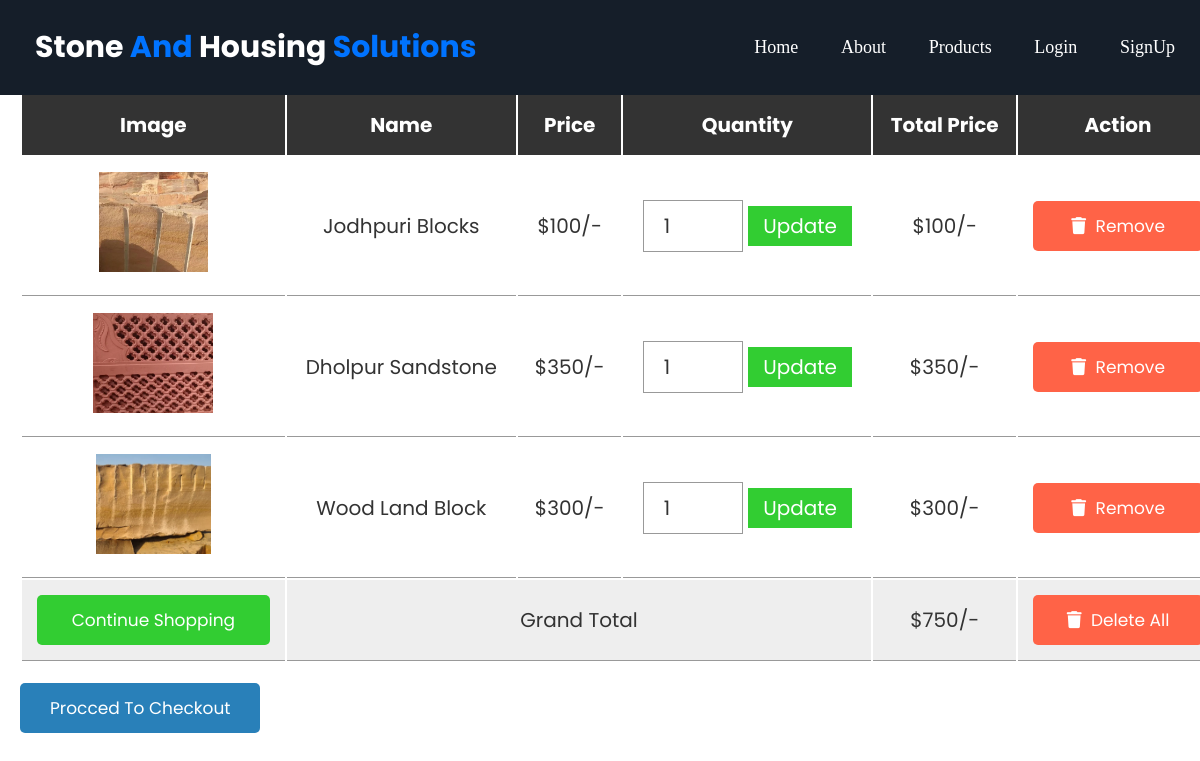
The app's page /cart.php with its own data.
### tables this page shows
CREATE TABLE `cart` (
  `id` int(100) NOT NULL,
  `name` varchar(255) NOT NULL,
  `price` varchar(255) NOT NULL,
  `image` varchar(255) NOT NULL,
  `quantity` int(255) NOT NULL
);

### cart.php (the view, shortened to what this page needs)
<!DOCTYPE html>
<html lang="en">
<head>
   <link rel="stylesheet" href="https://cdnjs.cloudflare.com/ajax/libs/font-awesome/6.0.0/css/all.min.css">
   <link rel="stylesheet" href="admin\css\style.css">
</head>
<body>
<?php include 'includes/header.php'; ?>
<div class="container">
<section class="shopping-cart">
   <h1 class="heading">shopping cart</h1>
   <table>
      <thead>
         <th>image</th>
         <th>name</th>
         <th>price</th>
         <th>quantity</th>
         <th>total price</th>
         <th>action</th>
      </thead>
      <tbody>
         <?php
         $select_cart = mysqli_query($conn, "SELECT * FROM `cart`");
         $grand_total = 0;
         if(mysqli_num_rows($select_cart) > 0){
            while($fetch_cart = mysqli_fetch_assoc($select_cart)){
         ?>
         <tr>
            <td><img src="admin/uploaded_img/<?php echo $fetch_cart['image']; ?>" height="100" alt=""></td>
            <td><?php echo $fetch_cart['name']; ?></td>
            <td>$<?php echo number_format($fetch_cart['price']); ?>/-</td>
            <td>
               <form action="" method="post">
                  <input type="number" name="update_quantity" min="1"  value="<?php echo $fetch_cart['quantity']; ?>" >
                  <input type="submit" value="update" name="update_update_btn">
               </form>
            </td>
            <td>$<?php echo $sub_total = number_format($fetch_cart['price'] * $fetch_cart['quantity']); ?>/-</td>
            <td><a href="cart.php?remove=<?php echo $fetch_cart['id']; ?>" onclick="return confirm('remove item from cart?')" class="delete-btn"> <i class="fas fa-trash"></i> remove</a></td>
         </tr>
         <?php
           $grand_total += $sub_total;
            };
         };
         ?>
         <tr class="table-bottom">
            <td><a href="products.php" class="option-btn" style="margin-top: 0;">continue shopping</a></td>
            <td colspan="3">grand total</td>
            <td>$<?php echo $grand_total; ?>/-</td>
            <td><a href="cart.php?delete_all" onclick="return confirm('are you sure you want to delete all?');" class="delete-btn"> <i class="fas fa-trash"></i> delete all </a></td>
         </tr>
      </tbody>
   </table>
   <div class="checkout-btn">
      <a href="checkout.php" class="btn <?= ($grand_total > 1)?'':'disabled'; ?>">procced to checkout</a>
   </div>
</section>
</div>
</body>
</html>

### includes/header.php (shortened to what this page needs)
<!DOCTYPE html>
<html lang="en">
<head>
  <link rel="stylesheet" href="Css/header.css">
  <link rel="stylesheet" href="https://cdnjs.cloudflare.com/ajax/libs/font-awesome/6.5.2/css/all.min.css" />
</head>
<body>
  <header>
    <h2 class="logo">Stone&nbsp;<span>And</span> Housing&nbsp;<span>Solutions</span></h2>
    <nav class="navigation">
      <a href="index.php">Home</a>
      <a href="aboutUs.php">About</a>
      <a href="products.php">Products</a>
      <?php if (!isset($_SESSION['user_id'])) : ?>
        <a href="login.php">Login</a>
        <a href="signup.php">SignUp</a>
      <?php endif; ?>
    </nav>
  </header>
</body>
</html>

### admin/css/style.css (style rules this page uses)
:root { --blue:#2980b9; --red:tomato; --orange:#32CD32 ; --black:#333; --white:#fff; --bg-color:#eee; --dark-bg:rgba(0,0,0,.7); --box-shadow:0 .5rem 1rem rgba(0,0,0,.1); --border:.1rem solid #999; }
* { font-family: 'Poppins', sans-serif; margin:0; padding:0; box-sizing: border-box; outline: none; border:none; text-decoration: none; text-transform: capitalize; }
html { font-size: 62.5%; overflow-x: hidden; }
.container { max-width: 1200px; margin:0 auto; }
section { padding:2rem; }
.heading { text-align: center; font-size: 3.5rem; text-transform: uppercase; color:var(--black); margin-bottom: 2rem; }
.btn, .option-btn, .delete-btn { display: block; width: 100%; text-align: center; background-color: var(--blue); color:var(--white); font-size: 1.7rem; padding:1.2rem 3rem; border-radius: .5rem; cursor: pointer; margin-top: 1rem; }
.option-btn i, .delete-btn i { padding-right: .5rem; }
.option-btn { background-color: var(--orange); }
.delete-btn { margin-top: 0; background-color: var(--red); }
.shopping-cart table { text-align: center; width: 100%; }
.shopping-cart table thead th { padding:1.5rem; font-size: 2rem; color:var(--white); background-color: var(--black); }
.shopping-cart table tr td { border-bottom: var(--border); padding:1.5rem; font-size: 2rem; color:var(--black); }
.shopping-cart table input[type="number"] { border: var(--border); padding:1rem 2rem; font-size: 2rem; color:var(--black); width: 10rem; }
.shopping-cart table input[type="submit"] { padding:.5rem 1.5rem; cursor: pointer; font-size: 2rem; background-color: var(--orange); color:var(--white); }
.shopping-cart table .table-bottom { background-color: var(--bg-color); }
.shopping-cart .checkout-btn { text-align: center; margin-top: 1rem; }
.shopping-cart .checkout-btn a { display: inline-block; width: auto; }
@media (max-width:1200px) { .shopping-cart { overflow-x: scroll; } }
@media (max-width:1200px) { .shopping-cart table { width: 120rem; } }
@media (max-width:1200px) { .shopping-cart .heading { text-align: left; } }
@media (max-width:1200px) { .shopping-cart .checkout-btn { text-align: left; } }

### Css/header.css (style rules this page uses)
header { position: fixed; top: 0; left: 0; width: 100%; padding: 5px; background: #151e29; display: -webkit-box; display: -ms-flexbox; display: flex; -webkit-box-pack: justify; -ms-flex-pack: justify; justify-content: space-between; -webkit-box-align: center; -ms-flex-align: center; align-items: center; z-index: 99; }
.logo { margin: 20px 0px 20px 30px; font-size: 30px; color: #fff; -webkit-user-select: none; -moz-user-select: none; -ms-user-select: none; user-select: none; }
.logo span { color: #0073ff; }
.navigation a { position: relative; font-size: 18px; color: #fff; text-decoration: none; font-weight: 500; margin-left: 40px; font-family: 'Times New Roman', Times, serif; }
.navigation :nth-child(5) { margin-right: 20px; }
.navigation a::after { content: ''; position: absolute; left: 0; bottom: -4px; width: 100%; height: 3px; background: #fff; border-radius: 5px; -webkit-transform-origin: right; -ms-transform-origin: right; transform-origin: right; -webkit-transform: scaleX(0); -ms-transform: scaleX(0); transform: scaleX(0); -webkit-transition: -webkit-transform .5s; transition: -webkit-transform .5s; -o-transition: transform .5s; transition: transform .5s; transition: transform .5s, -webkit-transform .5s; }

### records on screen
cart: image (picture), name "Jodhpuri Blocks", price "100", update_quantity "1"
cart: image (picture), name "Dholpur Sandstone", price "350", update_quantity "1"
cart: image (picture), name "Wood Land Block", price "300", update_quantity "1"

### other values on screen
$grand_total "750"
